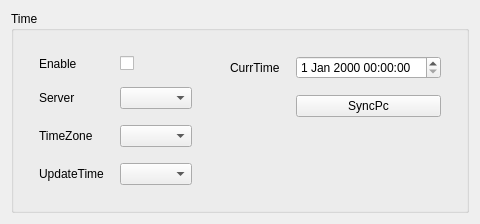
           <widget class="QWidget" name="StWdt_NTP">
            <layout class="QGridLayout" name="gridLayout_19">
             <item row="1" column="0">
              <widget class="QGroupBox" name="GBoxNetWork_Time">
               <property name="title">
                <string>Time</string>
               </property>
               <layout class="QGridLayout" name="gridLayout_27">
                <item row="0" column="0">
                 <layout class="QFormLayout" name="FLayoutNetWorkTime">
                  <property name="horizontalSpacing">
                   <number>16</number>
                  </property>
                  <property name="verticalSpacing">
                   <number>16</number>
                  </property>
                  <property name="leftMargin">
                   <number>16</number>
                  </property>
                  <property name="topMargin">
                   <number>16</number>
                  </property>
                  <property name="rightMargin">
                   <number>16</number>
                  </property>
                  <property name="bottomMargin">
                   <number>16</number>
                  </property>
                  <item row="0" column="0">
                   <widget class="QLabel" name="LabNetWorkTimeEnable">
                    <property name="text">
                     <string>Enable</string>
                    </property>
                   </widget>
                  </item>
                  <item row="0" column="1">
                   <widget class="QCheckBox" name="CBoxNetWorkTimeEnable">
                    <property name="text">
                     <string/>
                    </property>
                   </widget>
                  </item>
                  <item row="1" column="0">
                   <widget class="QLabel" name="LabNetWorkTimeServer">
                    <property name="text">
                     <string>Server</string>
                    </property>
                   </widget>
                  </item>
                  <item row="1" column="1">
                   <widget class="QComboBox" name="CBoxNetWorkTimeServer"/>
                  </item>
                  <item row="2" column="0">
                   <widget class="QLabel" name="LabNetWorkTimeTimeZone">
                    <property name="text">
                     <string>TimeZone</string>
                    </property>
                   </widget>
                  </item>
                  <item row="2" column="1">
                   <widget class="QComboBox" name="CBoxNetWorkTimetimeZone"/>
                  </item>
                  <item row="3" column="0">
                   <widget class="QLabel" name="LabNetWorkTimeUpdateTime">
                    <property name="text">
                     <string>UpdateTime</string>
                    </property>
                   </widget>
                  </item>
                  <item row="3" column="1">
                   <widget class="QComboBox" name="CBoxNetWorkTimeUpdateTime"/>
                  </item>
                 </layout>
                </item>
                <item row="0" column="1">
                 <layout class="QFormLayout" name="FLayoutNetWorkTime_2">
                  <property name="horizontalSpacing">
                   <number>16</number>
                  </property>
                  <property name="verticalSpacing">
                   <number>16</number>
                  </property>
                  <property name="leftMargin">
                   <number>16</number>
                  </property>
                  <property name="topMargin">
                   <number>16</number>
                  </property>
                  <property name="rightMargin">
                   <number>16</number>
                  </property>
                  <property name="bottomMargin">
                   <number>16</number>
                  </property>
                  <item row="0" column="0">
                   <widget class="QLabel" name="LabNetWorkTimeCurr">
                    <property name="text">
                     <string>CurrTime</string>
                    </property>
                   </widget>
                  </item>
                  <item row="0" column="1">
                   <widget class="QDateTimeEdit" name="DTeditNetWorkTimeSelect"/>
                  </item>
                  <item row="1" column="1">
                   <widget class="QPushButton" name="BtnNetWorkTimeSyncPC">
                    <property name="text">
                     <string>SyncPc</string>
                    </property>
                   </widget>
                  </item>
                 </layout>
                </item>
               </layout>
              </widget>
             </item>
            </layout>
           </widget>
